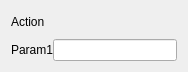
<?xml version="1.0" encoding="UTF-8"?>
<ui version="4.0">
 <class>Form</class>
 <widget class="QWidget" name="Form">
  <property name="geometry">
   <rect>
    <x>0</x>
    <y>0</y>
    <width>188</width>
    <height>72</height>
   </rect>
  </property>
  <property name="windowTitle">
   <string>Form</string>
  </property>
  <layout class="QVBoxLayout" name="verticalLayout">
   <item>
    <layout class="QHBoxLayout" name="horizontalLayout">
     <item>
      <widget class="QLabel" name="label">
       <property name="text">
        <string>Action</string>
       </property>
      </widget>
     </item>
    </layout>
   </item>
   <item>
    <widget class="QWidget" name="widgetParams" native="true">
     <layout class="QFormLayout" name="formLayout">
      <property name="horizontalSpacing">
       <number>0</number>
      </property>
      <property name="verticalSpacing">
       <number>0</number>
      </property>
      <property name="leftMargin">
       <number>0</number>
      </property>
      <property name="topMargin">
       <number>0</number>
      </property>
      <property name="rightMargin">
       <number>0</number>
      </property>
      <property name="bottomMargin">
       <number>0</number>
      </property>
      <item row="0" column="0">
       <widget class="QLabel" name="label_2">
        <property name="text">
         <string>Param1</string>
        </property>
       </widget>
      </item>
      <item row="0" column="1">
       <widget class="QLineEdit" name="lineEdit"/>
      </item>
     </layout>
    </widget>
   </item>
  </layout>
 </widget>
 <resources/>
 <connections/>
</ui>
